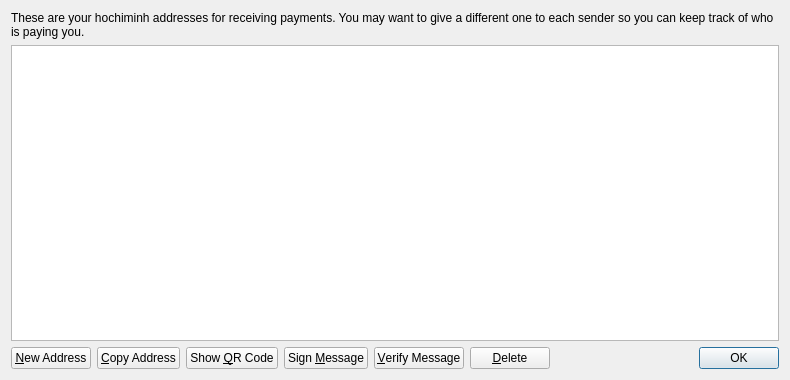
<?xml version="1.0" encoding="UTF-8"?>
<ui version="4.0">
 <class>AddressBookPage</class>
 <widget class="QWidget" name="AddressBookPage">
  <property name="geometry">
   <rect>
    <x>0</x>
    <y>0</y>
    <width>790</width>
    <height>380</height>
   </rect>
  </property>
  <property name="windowTitle">
   <string>Address Book</string>
  </property>
  <layout class="QVBoxLayout" name="verticalLayout">
   <item>
    <widget class="QLabel" name="labelExplanation">
     <property name="text">
      <string>These are your hochiminh addresses for receiving payments. You may want to give a different one to each sender so you can keep track of who is paying you.</string>
     </property>
     <property name="textFormat">
      <enum>Qt::PlainText</enum>
     </property>
     <property name="wordWrap">
      <bool>true</bool>
     </property>
    </widget>
   </item>
   <item>
    <widget class="QTableView" name="tableView">
     <property name="contextMenuPolicy">
      <enum>Qt::CustomContextMenu</enum>
     </property>
     <property name="toolTip">
      <string>Double-click to edit address or label</string>
     </property>
     <property name="tabKeyNavigation">
      <bool>false</bool>
     </property>
     <property name="alternatingRowColors">
      <bool>true</bool>
     </property>
     <property name="selectionMode">
      <enum>QAbstractItemView::SingleSelection</enum>
     </property>
     <property name="selectionBehavior">
      <enum>QAbstractItemView::SelectRows</enum>
     </property>
     <property name="sortingEnabled">
      <bool>true</bool>
     </property>
     <attribute name="verticalHeaderVisible">
      <bool>false</bool>
     </attribute>
    </widget>
   </item>
   <item>
    <layout class="QHBoxLayout" name="horizontalLayout">
     <item>
      <widget class="QPushButton" name="newAddressButton">
       <property name="toolTip">
        <string>Create a new address</string>
       </property>
       <property name="text">
        <string>&amp;New Address</string>
       </property>
       <property name="icon">
        <iconset resource="../bitcoin.qrc">
         <normaloff>:/icons/add</normaloff>:/icons/add</iconset>
       </property>
      </widget>
     </item>
     <item>
      <widget class="QPushButton" name="copyToClipboard">
       <property name="toolTip">
        <string>Copy the currently selected address to the system clipboard</string>
       </property>
       <property name="text">
        <string>&amp;Copy Address</string>
       </property>
       <property name="icon">
        <iconset resource="../bitcoin.qrc">
         <normaloff>:/icons/editcopy</normaloff>:/icons/editcopy</iconset>
       </property>
      </widget>
     </item>
     <item>
      <widget class="QPushButton" name="showQRCode">
       <property name="text">
        <string>Show &amp;QR Code</string>
       </property>
       <property name="icon">
        <iconset resource="../bitcoin.qrc">
         <normaloff>:/icons/qrcode</normaloff>:/icons/qrcode</iconset>
       </property>
      </widget>
     </item>
     <item>
      <widget class="QPushButton" name="signMessage">
       <property name="toolTip">
        <string>Sign a message to prove you own a hochiminh address</string>
       </property>
       <property name="text">
        <string>Sign &amp;Message</string>
       </property>
       <property name="icon">
        <iconset resource="../bitcoin.qrc">
         <normaloff>:/icons/edit</normaloff>:/icons/edit</iconset>
       </property>
      </widget>
     </item>
     <item>
      <widget class="QPushButton" name="verifyMessage">
       <property name="toolTip">
        <string>Verify a message to ensure it was signed with a specified hochiminh address</string>
       </property>
       <property name="text">
        <string>&amp;Verify Message</string>
       </property>
       <property name="icon">
        <iconset resource="../bitcoin.qrc">
         <normaloff>:/icons/transaction_0</normaloff>:/icons/transaction_0</iconset>
       </property>
      </widget>
     </item>
     <item>
      <widget class="QPushButton" name="deleteButton">
       <property name="toolTip">
        <string>Delete the currently selected address from the list</string>
       </property>
       <property name="text">
        <string>&amp;Delete</string>
       </property>
       <property name="icon">
        <iconset resource="../bitcoin.qrc">
         <normaloff>:/icons/remove</normaloff>:/icons/remove</iconset>
       </property>
      </widget>
     </item>
     <item>
      <spacer name="horizontalSpacer">
       <property name="orientation">
        <enum>Qt::Horizontal</enum>
       </property>
       <property name="sizeHint" stdset="0">
        <size>
         <width>40</width>
         <height>20</height>
        </size>
       </property>
      </spacer>
     </item>
     <item>
      <widget class="QDialogButtonBox" name="buttonBox">
       <property name="sizePolicy">
        <sizepolicy hsizetype="Maximum" vsizetype="Fixed">
         <horstretch>0</horstretch>
         <verstretch>0</verstretch>
        </sizepolicy>
       </property>
       <property name="standardButtons">
        <set>QDialogButtonBox::Ok</set>
       </property>
      </widget>
     </item>
    </layout>
   </item>
  </layout>
 </widget>
 <resources>
  <include location="../bitcoin.qrc"/>
 </resources>
 <connections/>
</ui>
